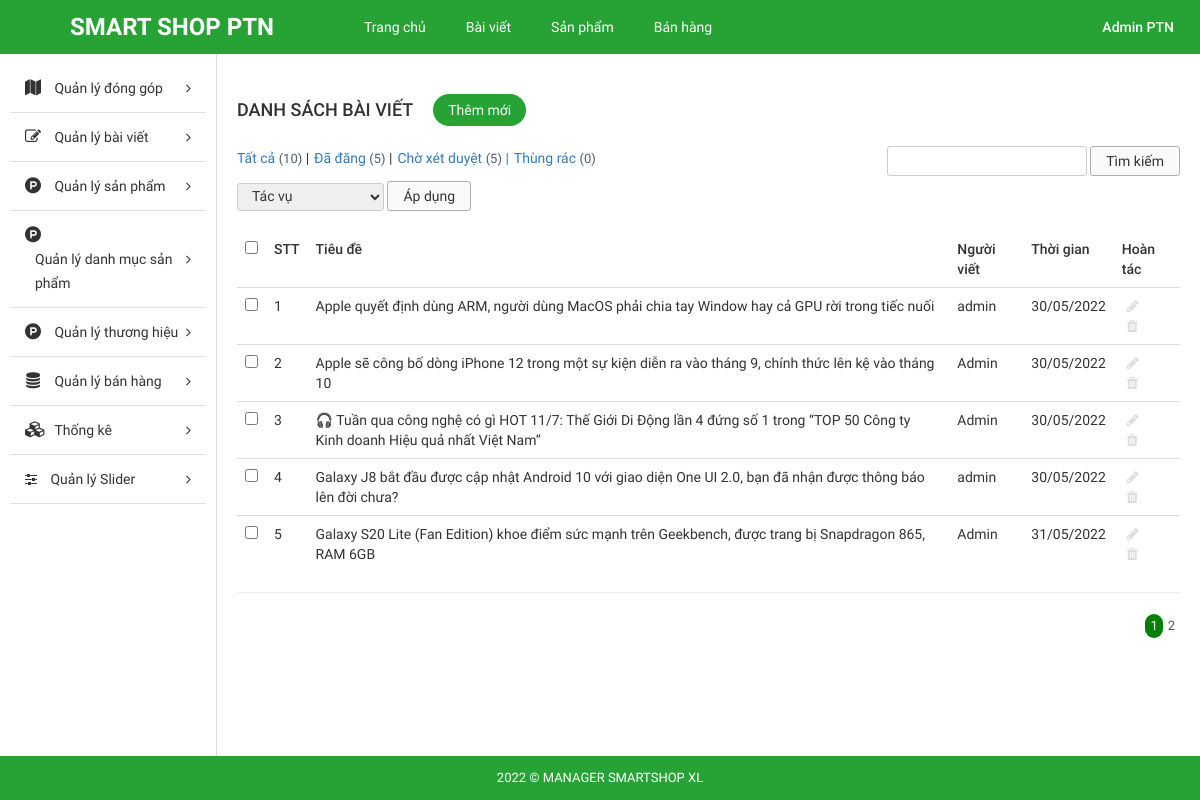
Page /Source_code/admin/index.php?modules=blogs&controllers=index&action=list (signed in) on the earlier database version.
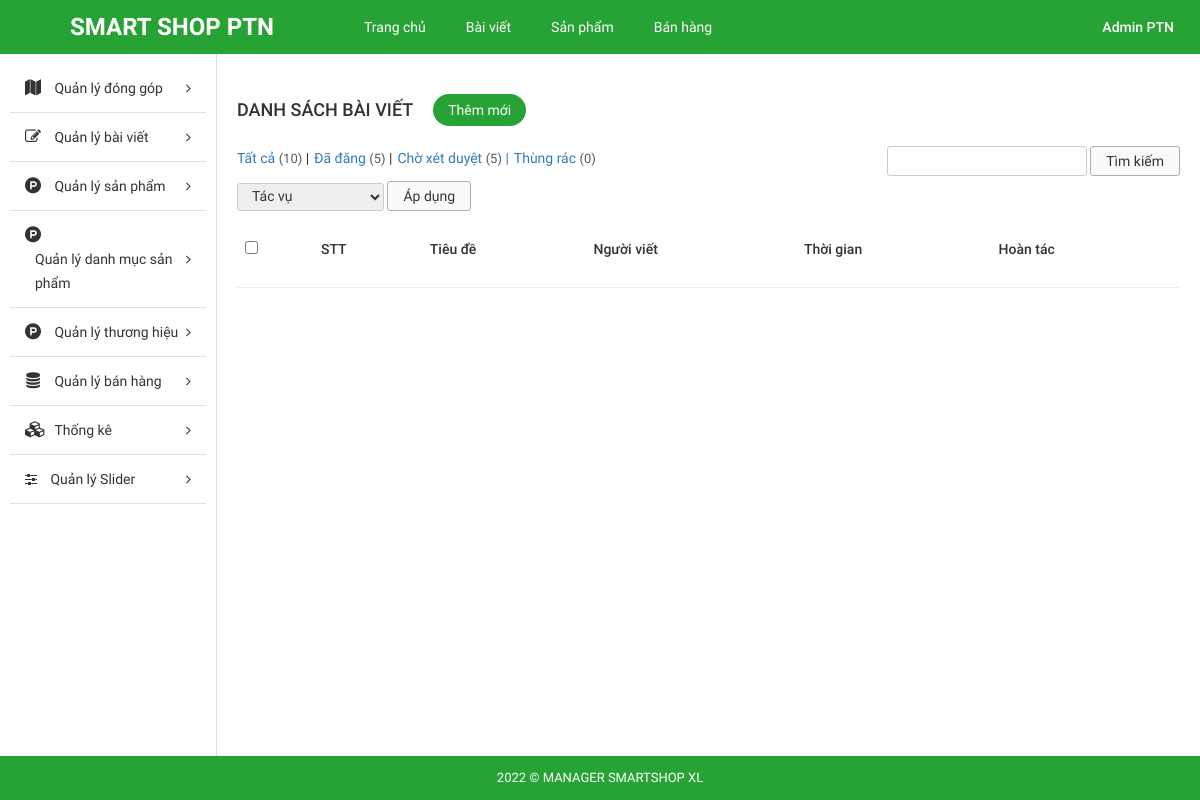
Same page on the later database version.
### tables this page shows
CREATE TABLE `tbl_blog` (
  `id` int(11) NOT NULL,
  `title` text NOT NULL,
  `content` text NOT NULL,
  `user` varchar(255) NOT NULL,
  `create_date` varchar(255) NOT NULL,
  `description` text NOT NULL,
  `image` varchar(255) NOT NULL
);

### Source_code/admin/libraries/database.php (called while the page is built, shortened)
<?php
function db_query($query_string) {
    global $conn;
    $result = mysqli_query($conn, $query_string);
    return $result;
}
function db_fetch_array($query_string) {
    $result = array();
    $mysqli_result = db_query($query_string);
    while ($row = mysqli_fetch_assoc($mysqli_result)) {
        $result[] = $row;
    }
    return $result;
}

### Source_code/admin/modules/blogs/models/indexModel.php (called while the page is built, shortened)
<?php
function getAll() {
	return db_fetch_array("SELECT * FROM `tbl_blog`");
}
 ?>

### Source_code/admin/modules/blogs/controllers/indexController.php (called while the page is built, shortened)
<?php
function listAction(){
	$data_tmp = getAll();
	if(!empty($_GET['page'])){
		$page = $_GET['page'];
	}else{
		$page =1;
	}
	$numProduct = count($data_tmp);
	$productOnPage = 5;
	$num = ceil($numProduct/$productOnPage);
	$start = ($page - 1) * $productOnPage;
	$res =[];
	for ($i=$start; $i < $start+$productOnPage; $i++) {
		if(isset($data_tmp[$i]))
        $res[] = $data_tmp[$i];
	};
	$data = [$res, $num, $page];
	load_view('list',$data);;
}

### Source_code/admin/core/router.php (called while the page is built, shortened)
<?php
$action_name = get_action().'Action';
call_function(array('construct', $action_name));

### Source_code/admin/core/appload.php (called while the page is built, shortened)
<?php
require CONFIGPATH . DIRECTORY_SEPARATOR . 'database.php';
require LIBPATH . DIRECTORY_SEPARATOR . 'database.php';
require COREPATH . DIRECTORY_SEPARATOR . 'base.php';
require COREPATH . DIRECTORY_SEPARATOR . 'router.php';

### Source_code/admin/index.php (called while the page is built, shortened)
<?php
require COREPATH.DIRECTORY_SEPARATOR.'appload.php';

### Source_code/admin/modules/blogs/views/listView.php (the view, shortened to what the changed rows need)
<?php get_header(); ?>
<div id="main-content-wp" class="list-post-page">
    <div class="wrap clearfix">
        <?php get_sidebar(); ?>
        <div id="content" class="fl-right">
            <div class="section" id="title-page">
                <div class="clearfix">
                    <h3 id="index" class="fl-left">Danh sách bài viết</h3>
                    <a href="?modules=blogs&controllers=index&action=add" title="" id="add-new" class="fl-left">Thêm mới</a>
                </div>
            </div>
            <div class="section" id="detail-page">
                <div class="section-detail">
                    <div class="filter-wp clearfix">
                        <ul class="post-status fl-left">
                            <li class="all"><a href="">Tất cả <span class="count">(10)</span></a> |</li>
                            <li class="publish"><a href="">Đã đăng <span class="count">(5)</span></a> |</li>
                            <li class="pending"><a href="">Chờ xét duyệt <span class="count">(5)</span> |</a></li>
                            <li class="trash"><a href="">Thùng rác <span class="count">(0)</span></a></li>
                        </ul>
                        <form method="GET" class="form-s fl-right">
                            <input type="text" name="s" id="s">
                            <input type="submit" name="sm_s" value="Tìm kiếm">
                        </form>
                    </div>
                    <div class="actions">
                        <form method="GET" action="" class="form-actions">
                            <select name="actions">
                                <option value="0">Tác vụ</option>
                            </select>
                            <input type="submit" name="sm_action" value="Áp dụng">
                        </form>
                    </div>
                    <div class="table-responsive">
                        <table class="table list-table-wp">
                            <thead>
                                <tr>
                                    <td><input type="checkbox" name="checkAll" id="checkAll"></td>
                                    <td><span class="thead-text">STT</span></td>
                                    <td ><span class="thead-text" >Tiêu đề</span></td>
                                    <td><span class="thead-text">Người viết</span></td>
                                    <td><span class="thead-text">Thời gian</span></td>
                                    <td><span class="thead-text">Hoàn tác</span></td>
                                </tr>
                            </thead>
                            <tbody>
                                <?php $i=0;if(!empty($data['0'])) foreach ($data['0'] as  $value) { $i++;?>
                                <tr>
                                    <td><input type="checkbox" name="checkItem" class="checkItem"></td>
                                    <td><span class="tbody-text"><?php echo $i; ?></h3></span>
                                    <td ><span class="tbody-text"><?php echo $value['title']; ?></span> </td>
                                    <td><span class="tbody-text"><?php echo $value['user']; ?></span></td>
                                    <td><span class="tbody-text"><?php echo $value['create_date']; ?></span></td>
                                    <td>
                                        <ul class="list-operation ">
                                            <li><a href="?modules=blogs&controllers=index&action=edit&id=<?php echo $value['id']; ?>" title="Sửa" class="edit"><i class="fa fa-pencil" aria-hidden="true"></i></a></li>
                                            <li><a onclick="return Del('<?php echo $value['id'];?>')" href="?modules=blogs&controllers=index&action=delete&id=<?php echo $value['id']; ?>" title="Xóa" class="delete"><i class="fa fa-trash" aria-hidden="true"></i></a></li>
                                        </ul>
                                    </td>
                                </tr>
                                <?php }; ?>
                            </tbody>
                        </table>
                        <hr>
                    </div>
                </div>
            </div>
            <div class="section" id="paging-wp">
                <div class="section-detail clearfix">
                    <ul id="list-paging" class="fl-right">
                        <?php for ($i=1; $i <= $data['1'] ; $i++) { ?>
                        <li>
                            <a <?php if($i == $data['2']) echo 'style="background-color: green;color:white; border-radius:300px;"';  ?>  href="?modules=blogs&controllers=index&action=list&page=<?php echo $i; ?>" title=""><?php echo $i; ?></a>
                        </li>
                        <?php }; ?>
                    </ul>
                </div>
            </div>
        </div>
    </div>
</div>
<?php get_footer(); ?>

### Source_code/admin/core/base.php (shortened to what the changed rows need)
<?php
function get_module() {
    global $config;
    $module = isset($_GET['modules']) ? $_GET['modules'] : $config['default_module'];
    return $module;
}
function call_function($list_function = array()) {
    if (is_array($list_function)) {
        foreach ($list_function as $f) {
            if (function_exists($f())) {
                $f();
            }
        }
    }
}
function load_view($name, $data_send = array()) {
    $data = $data_send;
    $path = MODULESPATH . DIRECTORY_SEPARATOR . get_module() . DIRECTORY_SEPARATOR . 'views' . DIRECTORY_SEPARATOR . $name . 'View.php';
    if (file_exists($path)) {
        require $path;
    } else {
        echo "Không tìm thấy {$path}";
    }
}
function get_header($name = '') {
    if (empty($name)) {
        $name = 'header';
    } else {
        $name = "header-{$name}";
    }
    $path = LAYOUTPATH . DIRECTORY_SEPARATOR . $name . '.php';
    if (file_exists($path)) {
        require $path;
    } else {
        echo "Không tìm thấy {$path}";
    }
}
function get_footer($name = '') {
    if (empty($name)) {
        $name = 'footer';
    } else {
        $name = "footer-{$name}";
    }
    $path = LAYOUTPATH . DIRECTORY_SEPARATOR . $name . '.php';
    if (file_exists($path)) {
        require $path;
    } else {
        echo "Không tìm thấy {$path}";
    }
}
function get_sidebar($name = '') {
    if (empty($name)) {
        $name = 'sidebar';
    } else {
        $name = "sidebar-{$name}";
    }
    $path = LAYOUTPATH . DIRECTORY_SEPARATOR . $name . '.php';
    if (file_exists($path)) {
        require $path;
    } else {
        echo "Không tìm thấy {$path}";
    }
}
?>

### Source_code/admin/layout/header.php (shortened to what the changed rows need)
<!DOCTYPE html>
<html>
    <head>
        <link href="public/css/bootstrap/bootstrap.min.css" rel="stylesheet" type="text/css"/>
        <link href="public/css/bootstrap/bootstrap-theme.min.css" rel="stylesheet" type="text/css"/>
        <link href="public/reset.css" rel="stylesheet" type="text/css"/>
        <link href="public/css/font-awesome/css/font-awesome.min.css" rel="stylesheet" type="text/css"/>
        <link href="public/style.css" rel="stylesheet" type="text/css"/>
        <link href="public/responsive.css" rel="stylesheet" type="text/css"/>
    </head>
    <body>
        <div id="site">
            <div id="container">
                <div id="header-wp">
                    <div class="wp-inner clearfix">
                        <a href="?modules=home" title="" id="logo" class="fl-left">SMART SHOP PTN</a>
                        <ul id="main-menu" class="fl-left">
                            <li>
                                <a href="?modules=home" title="">Trang chủ</a>
                            </li>
                            <li>
                                <a href="?page=list_post" title="">Bài viết</a>
                            </li>
                            <li>
                                <a href="?modules=products&controllers=index&action=list" title="">Sản phẩm</a>
                            </li>
                            <li>
                                <a href="" title="">Bán hàng</a>
                            </li>
                        </ul>
                        <div id="dropdown-user" class="dropdown dropdown-extended fl-right">
                            <button class="dropdown-toggle clearfix" type="button"  data-toggle="dropdown" aria-haspopup="true" aria-expanded="true">
                            <h3 id="account" class="fl-right"><?php echo $_SESSION['fullname'];?></h3>
                            </button>
                        </div>
                    </div>
                </div>

### Source_code/admin/layout/sidebar.php (shortened to what the changed rows need)
<div id="sidebar" class="fl-left">
    <ul id="sidebar-menu">
       <li class="nav-item">
            <a href="" title="" class="nav-link nav-toggle">
                <span class="fa fa-map icon"></span>
                <span class="title">Quản lý đóng góp</span>
            </a>
        </li>
        <li class="nav-item">
            <a href="" title="" class="nav-link nav-toggle">
                <span class="fa fa-pencil-square-o icon"></span>
                <span class="title">Quản lý bài viết</span>
            </a>
        </li>
        <li class="nav-item">
            <a href="" title="" class="nav-link nav-toggle">
                <span class="fa fa-product-hunt icon"></span>
                <span class="title">Quản lý sản phẩm</span>
            </a>
        </li>
        <li class="nav-item">
            <a href="" title="" class="nav-link nav-toggle">
                <span class="fa fa-product-hunt icon"></span>
                <span class="title">Quản lý danh mục sản phẩm</span>
            </a>
        </li>
            <li class="nav-item">
            <a href="" title="" class="nav-link nav-toggle">
                <span class="fa fa-product-hunt icon"></span>
                <span class="title">Quản lý thương hiệu</span>
            </a>
        </li>
        <li class="nav-item">
            <a href="" title="" class="nav-link nav-toggle">
                <span class="fa fa-database icon"></span>
                <span class="title">Quản lý bán hàng</span>
            </a>
        </li>
        <li class="nav-item">
            <a href="#" title="" class="nav-link nav-toggle">
                <span class="fa fa-cubes icon"></span>
                <span class="title">Thống kê</span>
            </a>
        </li>
        <li class="nav-item">
            <a href="#" title="" class="nav-link nav-toggle">
                <i class="fa fa-sliders" aria-hidden="true"></i>
                <span class="title">Quản lý Slider</span>
            </a>
        </li>
    </ul>
</div>

### Source_code/admin/layout/footer.php
<div id="footer-wp">
    <div class="wp-inner">
        <p id="copyright">2022 © MANAGER SMARTSHOP XL</p>
    </div>
</div>
</div>
</div>
</body>
</html>

Differences in the rows shown:
removed tbl_blog: title "Apple quyết định dùng ARM, người dùng MacOS phải chia tay Window hay cả GPU rời trong tiếc nuối", user "admin", create_date "30/05/2022"
removed tbl_blog: title "Apple sẽ công bố dòng iPhone 12 trong một sự kiện diễn ra vào tháng 9, chính thức lên kệ vào tháng 10", user "Admin", create_date "30/05/2022"
removed tbl_blog: title "🎧 Tuần qua công nghệ có gì HOT 11/7: Thế Giới Di Động lần 4 đứng số 1 trong “TOP 50 Công ty Kinh doanh Hiệu quả nhất Việt Nam”", user "Admin", create_date "30/05/2022"
removed tbl_blog: title "Galaxy J8 bắt đầu được cập nhật Android 10 với giao diện One UI 2.0, bạn đã nhận được thông báo lên đời chưa?", user "admin", create_date "30/05/2022"
removed tbl_blog: title "Galaxy S20 Lite (Fan Edition) khoe điểm sức mạnh trên Geekbench, được trang bị Snapdragon 865, RAM 6GB", user "Admin", create_date "31/05/2022"
Other differences:
list line gone: "1 2"
